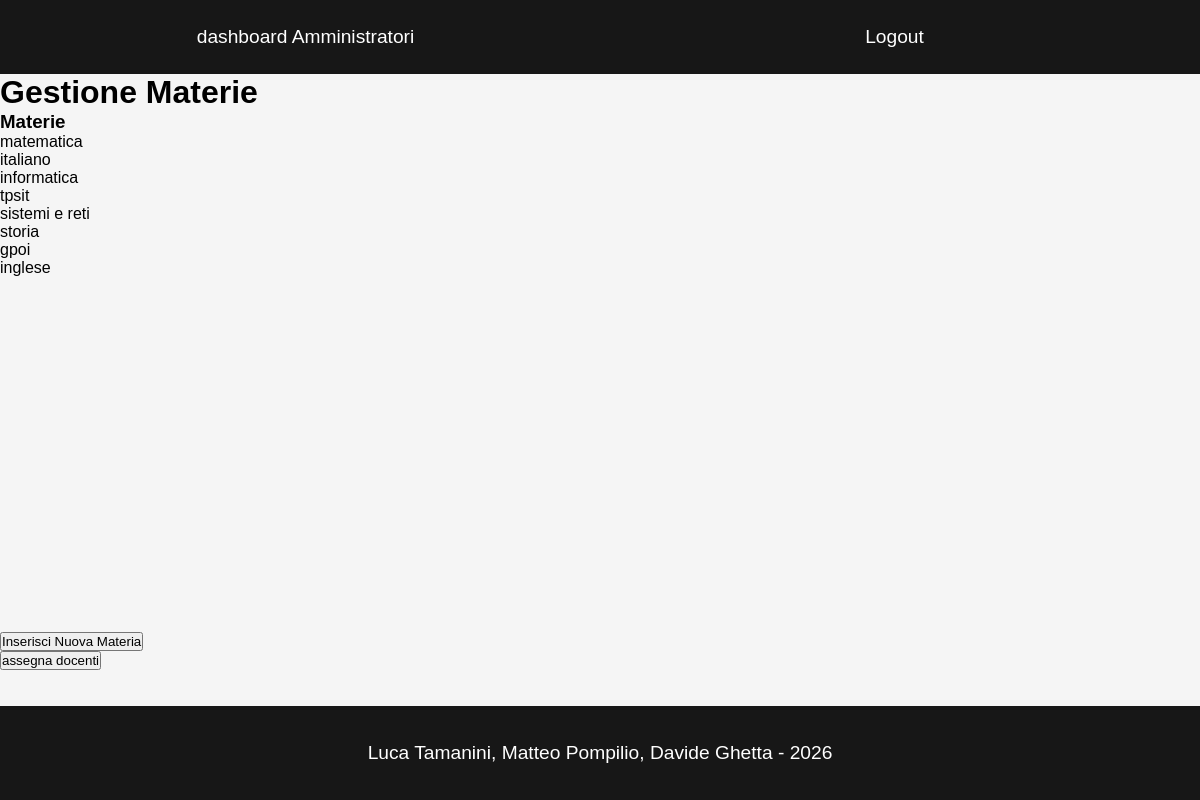
Before: /gestioneMaterie.php (signed in) with the older database file.
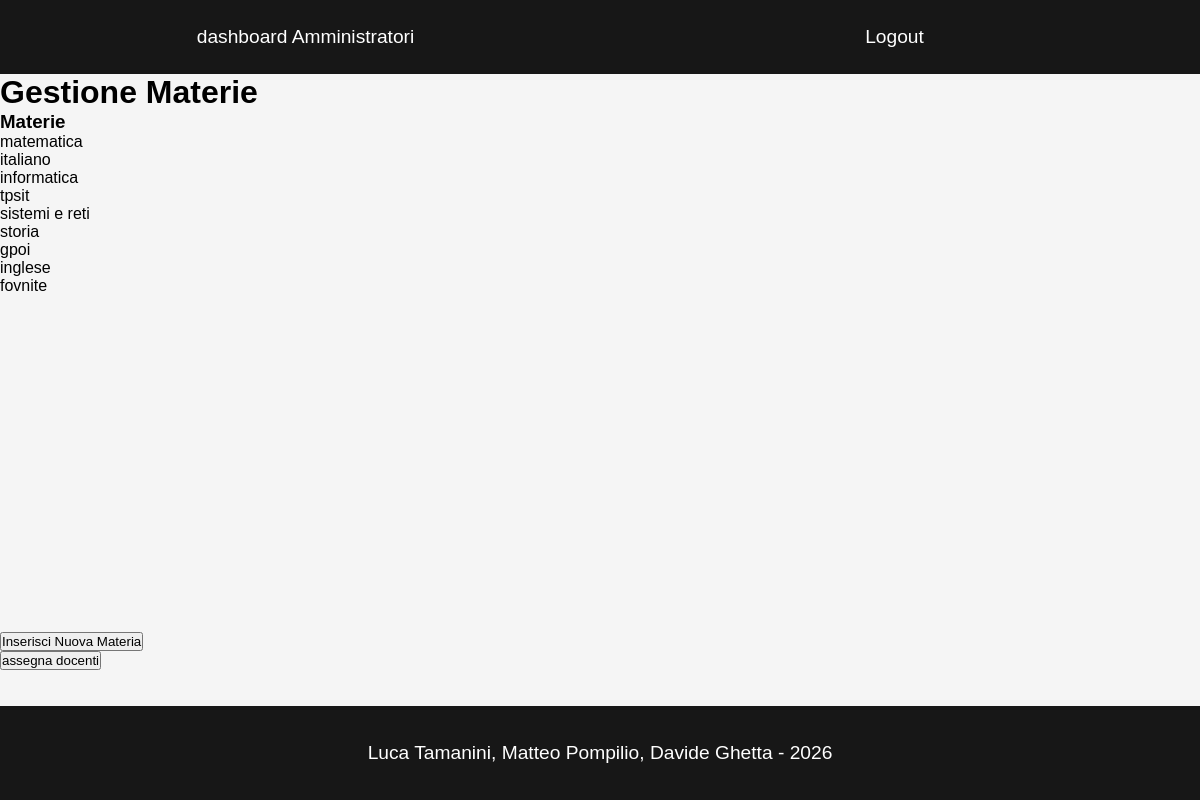
After: the same page with the newer database file.
### tables this page shows
CREATE TABLE `materie` (
  `id` int(11) NOT NULL,
  `nome` varchar(50) NOT NULL
);

### db/functions.php (called while the page is built, shortened)
<?php
require_once "connection.php";
function getMaterie()
{
    global $pdo;
    try {
        $sql = "SELECT nome FROM materie";
        $result = $pdo->prepare($sql);
        $result->execute();
        $materie = $result->fetchAll(PDO::FETCH_ASSOC);
        return $materie;
    } catch (PDOException $e) {
        echo "<script>alert('Errore" . $e->getMessage() . "')</script>";
    }
}

### gestioneMaterie.php (the view, shortened to what this page needs)
<?php
require_once 'components/navbar.php';
require_once 'db/functions.php';
$materie = getMaterie();
?>
<!DOCTYPE html>
<html lang="en">
<head>
    <link rel="stylesheet" href="assets/style.css">
</head>
<body>
    <main>
        <h1>Gestione Materie</h1>
        <div class="tabelle">
            <h3>Materie</h3>
            <p><?php foreach ($materie as $row) { ?>
                <?= $row['nome']; ?><br>
            <?php } ?>
            </p>
        </div>
    </main>
    <a href="inserisciMaterie.php"><button>Inserisci Nuova Materia</button></a>
    <a href="assegnaDocente.php"><button>assegna docenti</button></a>
<?php require_once "components/footer.php" ?>
</body>
</html>

### components/navbar.php (shortened to what this page needs)
<?php
require_once 'db/functions.php';
$ruolo = $_SESSION['ruolo'];
if ($ruolo != "admin") { ?>
    <nav>
        <div>
        <div class="registr"><a href="login.php">login</a></div>
        <?php if (isset($_SESSION['ruolo'])) {
            if ($_SESSION['ruolo'] === 'studente') { ?>
                <div class="registr"><a href="dashboardStudente.php">dashboard</a></div>
                <div class="registr"><a href="logout.php">Logout</a></div>
        <?php }
        } ?>
        <?php if (isset($_SESSION['ruolo'])) {
            if ($_SESSION['ruolo'] === 'docente') { ?>
                <div class="registr"><a href="dashboardDocente.php">dashboard</a></div>
                <div class="registr"><a href="logout.php">Logout</a></div>
        <?php }
        } ?>
        </div>
    </nav>
<?php } else { ?>
    <nav>
        <div>
        <div class="registr"><a href="dashboardAdmin.php">dashboard Amministratori</a></div>
        <div class="registr"><a href="logout.php">Logout</a></div>
        </div>
    </nav>
<?php } ?>

### components/footer.php
<footer>
    <p>Luca Tamanini, Matteo Pompilio, Davide Ghetta - 2026</p>
</footer>

### assets/style.css (style rules this page uses)
* { margin: 0; padding: 0; font-family: 'Gill Sans', 'Gill Sans MT', Calibri, 'Trebuchet MS', sans-serif; box-sizing: inherit; }
html { height: 100%; box-sizing: border-box; }
body { background-color: whitesmoke; min-height: 100%; display: flex; flex-direction: column; }
main { flex: 1; }
footer { background-color: #171717; color: white; font-size: larger; text-align: center; margin-top: 3%; padding: 3%; }
nav { padding: 11px; background-color: #171717; text-align: center; font-size: larger; }
nav a { text-decoration: none; color: white; }
nav div { display: flex; justify-content: space-between; align-items: center; }
.registr { flex: 1; text-align: center; }
.registr a { display: block; padding: 15px 0; text-decoration: none; color: white; width: 100%; height: 100%; }

Changed rows visible on the page:
added materie: nome "fovnite"
